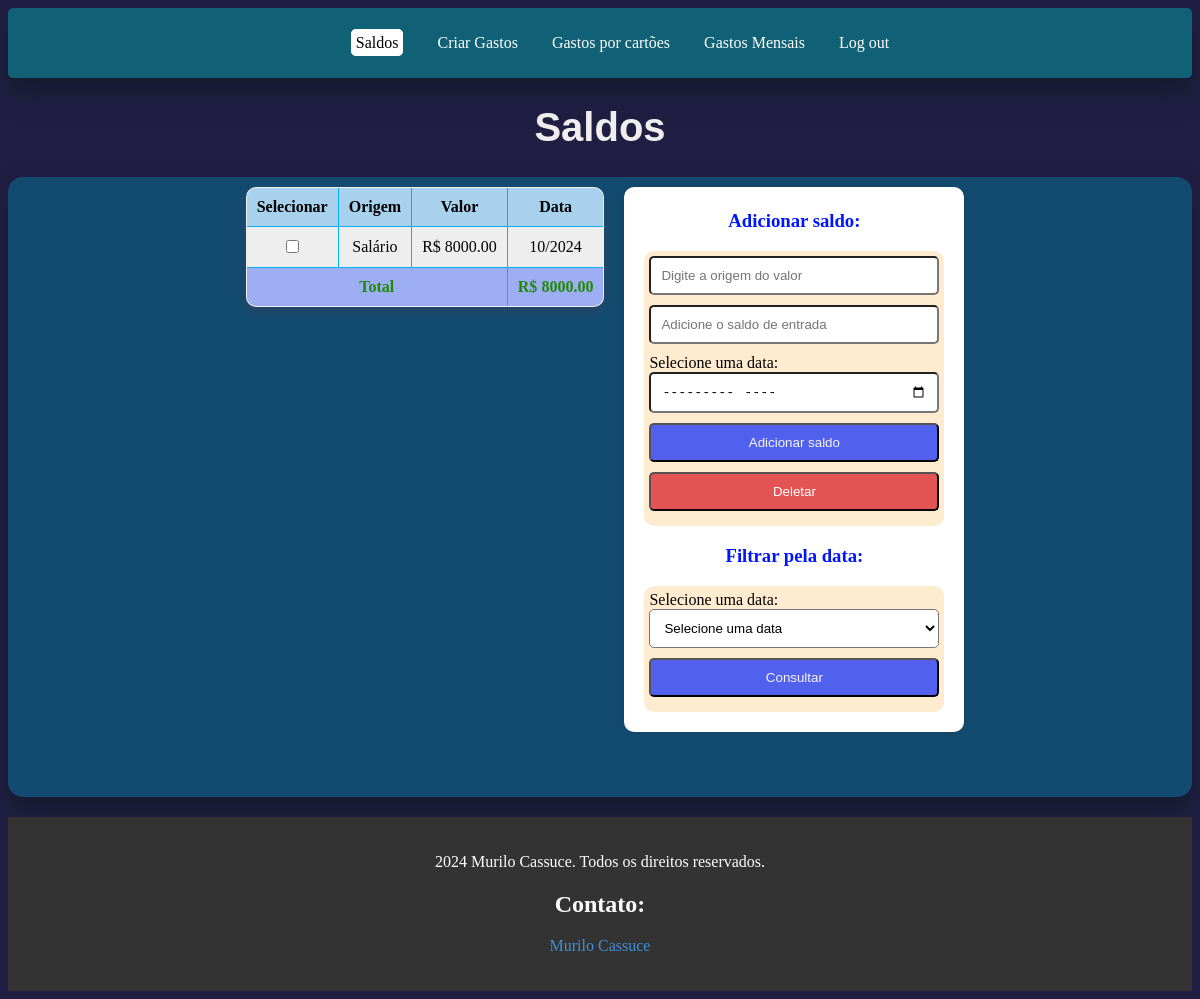
The page /AdicionarSaldo/ (signed in) on the database its author committed.
### usuarios/models.py (models this page shows, shortened)
class EntradaDinheiro(models.Model):
    origem = models.CharField(max_length=70)
    valor_de_entrada = models.DecimalField(max_digits=1000000, decimal_places=2)
    DataEntradaSaldo = models.CharField(max_length=7)
    usuario = models.ForeignKey(settings.AUTH_USER_MODEL, on_delete=models.CASCADE)

### usuarios/views.py (the view, shortened to what this page needs)
# urls.py: path('AdicionarSaldo/', views.AdicionarSaldo, name='AdicionarSaldo'),
def AdicionarSaldo(request):
    if not request.user.is_authenticated:
        return HttpResponseRedirect(reverse("login"))
    datas_disponiveis = EntradaDinheiro.objects.filter(usuario=request.user).values_list('DataEntradaSaldo', flat=True).distinct()
    lista_datas = list(datas_disponiveis)
    lista_datas_sort = sorted(lista_datas, key=lambda x: datetime.strptime(x, "%m/%Y"))
    datas_disponiveis_ordenadas = lista_datas_sort
    if datas_disponiveis.exists():
        agora = datetime.now()
        agora_formatado = agora.strftime("%m/%Y")
        datas_filtradas = EntradaDinheiro.objects.filter(DataEntradaSaldo=agora_formatado, usuario=request.user)
        primeiro_mes = EntradaDinheiro.objects.filter(usuario = request.user).values_list('DataEntradaSaldo', flat=True).distinct()
        if agora_formatado not in datas_disponiveis:
            datas_filtradas = EntradaDinheiro.objects.filter(DataEntradaSaldo=primeiro_mes[0], usuario=request.user)
        total_entrada = sum(entrada.valor_de_entrada for entrada in datas_filtradas)
    else:
        datas_filtradas = EntradaDinheiro.objects.none()
        total_entrada = 0
    if request.method == "POST" and 'consultaMensal' in request.POST:
        consultar_data = request.POST.get("data_inicial_formatada")
        if consultar_data:
            datas_filtradas = EntradaDinheiro.objects.filter(DataEntradaSaldo=consultar_data, usuario=request.user)
        else:
            consultar_data = agora_formatado
    return render(request, "usuarios/AdicionarSaldo.html", {
        "entradadinheiro": datas_filtradas,
        "datas_disponiveis": datas_disponiveis_ordenadas,
        "total_entrada": total_entrada,
    })

### usuarios/templates/usuarios/AdicionarSaldo.html (shortened to what this page needs)
{% extends "usuarios/layout.html" %}
{% block body %}
<h1 id="h1Despesas">Saldos</h1>
    <div id="divPrincipal">
        <form method="POST" id="formTabela" action="{% url 'AdicionarSaldo' %}">
            <div>
            <table id="tabprincipal">
                <thead>
                    <tr>
                        <th>Selecionar</th>
                        <th>Origem</th>
                        <th>Valor</th>
                        <th>Data</th>
                    </tr>
                </thead>
                <tbody>
                    {% for entrada in entradadinheiro %}
                        <tr id="tr_criar_gasto">
                            <td><input type="checkbox" name="deletar" value="{{ entrada.id }}"></td>
                            <td>{{ entrada.origem }}</td>
                            <td>R$ {{ entrada.valor_de_entrada }}</td>
                            <td>{{ entrada.DataEntradaSaldo }}</td>
                        </tr>
                        {% empty %}
                            <tr>
                                <td colspan="4">Nenhuma data selecionada.</td>
                            </tr>
                    {% endfor %}
                    <td class="total" colspan="3"><strong>Total</strong></td>
                    <td class="total"><strong>R$ {{ total_entrada|floatformat:2 }}</strong></td>
                </tbody>
            </table>
        </form>
        </div>
        <div id="formGastos2">
            <h3 class="h3Info">Adicionar saldo:</h3>
            <form id="TestBackGround" method="post">
                <input class="inputformAdicionarSaldo" type="text" name="Origem" placeholder="Digite a origem do valor" required>
                <input class="inputformAdicionarSaldo" type="number" name="saldo" value="AdicionarSaldo" placeholder="Adicione o saldo de entrada" required  max="1000000" step="0.01">
                <label>Selecione uma data:</label>
                <input class="inputformAdicionarSaldo" type="month" name="DataEntradaSaldo" placeholder="Adicione a data de entrada do saldo" required>
                <button id="adicionarSaldo" type="submit" name="AdicionarSaldo">Adicionar saldo</button>
                <button type="submit" id="deletarDados">Deletar</button>
            </form>
            <h3 class="h3Info">Filtrar pela data:</h3>
            <form id="FORMbackground" method="post">
                <label for="data_inicial_formatada">Selecione uma data:</label>
                <select name="data_inicial_formatada" id="data_inicial_formatada">
                    <option>Selecione uma data</option>
                </select>
                <button id="buttonConsultar" name="consultaMensal" type="submit">Consultar</button>
            </form>
        </div>
{% endblock %}

### usuarios/templates/usuarios/layout.html (style rules this page uses)
body { background-color:rgb(32, 30, 67); }

### usuarios/templates/usuarios/AdicionarSaldo.html (style rules this page uses)
#h1Despesas { text-align: center; color: rgb(238, 238, 238); font-size: 40px; font-family: 'Gill Sans', 'Gill Sans MT', Calibri, 'Trebuchet MS', sans-serif; }
#divPrincipal { display: flex; justify-content: center; align-items: flex-start; background-color: rgb(19, 75, 112); border-radius: 15px; box-shadow: 2px 2px 5px rgba(0, 0, 0, 0.1); padding: 10px; height: 600px; margin-bottom: 20px; overflow: auto; box-shadow: 0 15px 25px rgba(14, 25, 27, 0.507); }
#tabprincipal { border-collapse: collapse; background-color: rgb(238, 238, 238); border: 1px solid rgb(80, 140, 155); border-radius: 10px; overflow: hidden; margin-left: 10px; box-shadow: 0px 4px 10px rgba(255, 0, 0, 0.1); box-sizing: border-box; }
th, td { border: 1px solid rgb(4, 176, 255); padding: 10px; text-align: center; }
th { background-color: rgb(167, 209, 237); }
#formGastos2 { align-self: flex-start; width: 300px; padding: 20px; border-radius: 10px; box-shadow: 0px 0px 10px rgba(0, 0, 0, 0.1); background-color: #fff; display: flex; flex-direction: column; align-items: center; margin-left: 20px; padding-top: 5px; }
#adicionarSaldo, #buttonConsultar { background-color: rgb(82, 97, 237); color: whitesmoke; cursor: pointer; }
button, select { background-color: rgb(255, 255, 255); width: 100%; border-radius: 5px; margin-bottom: 10px; padding: 10px; box-sizing: border-box; cursor: pointer; }
.inputformAdicionarSaldo { background-color: rgb(255, 255, 255); width: 100%; border-radius: 5px; margin-bottom: 10px; padding: 10px; box-sizing: border-box; }
.total { background-color: rgb(157, 175, 242); color: rgb(34, 136, 11); }
.h3Info { color: rgb(0, 21, 255); }
#deletarDados { background-color: rgb(228, 84, 84); color: white; }
#TestBackGround, #FORMbackground { background-color: rgba(255, 145, 0, 0.186); padding: 5px; border-radius: 10px; }

### rows shown on the page
EntradaDinheiro: origem "Salário", valor_de_entrada "8000.00", DataEntradaSaldo "10/2024"

### other values the page prints
{{ total_entrada|floatformat:2 }} "8000.00"
